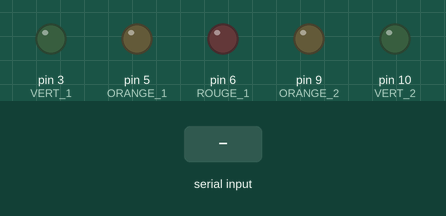
Simulated run of this sketch. Board: Arduino Uno, built with avr-gcc and run on an emulated ATmega328P. On the bench: output pins drawn as LEDs (lit = HIGH). The test bench sets the inputs (shaded band).

Above: at 1.2 s.
1.3 s: "e" received over Serial
At 1.9 s:
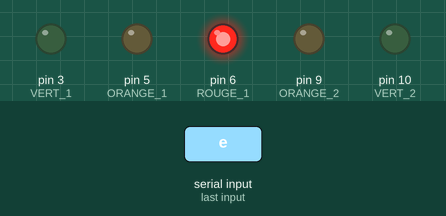
2.8 s: "z" received over Serial
At 3.1 s:
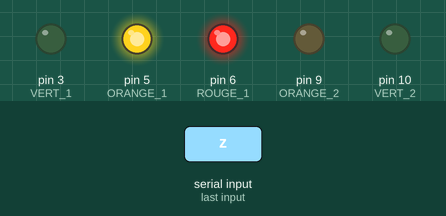
4.3 s: "a" received over Serial
At 5.4 s:
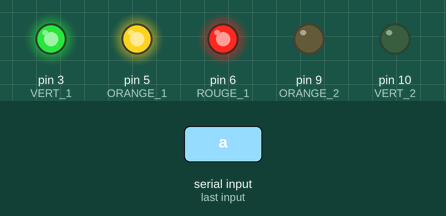
5.8 s: "d" received over Serial
At 6.5 s:
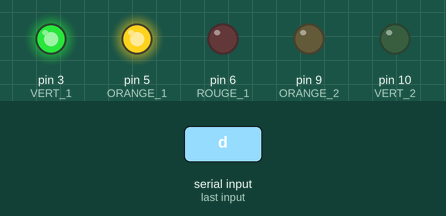
7.3 s: "s" received over Serial
At 7.7 s:
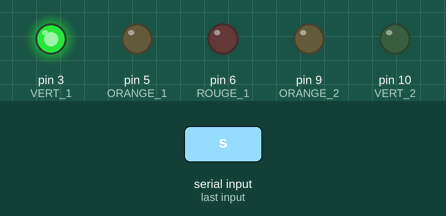
8.8 s: "t" received over Serial
At 10.0 s:
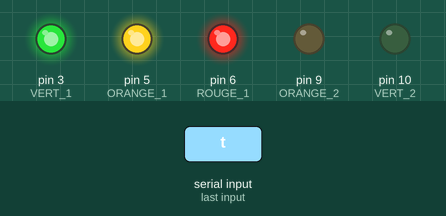
Timing chart, 0 to 11.3 s (numbered marks = the images above; inputs shaded):
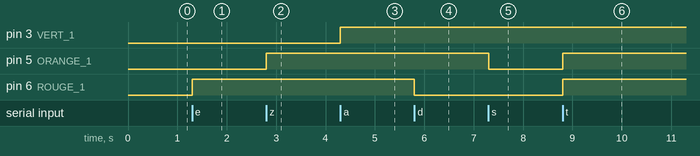

The sketch:

serieLed.ino
```cpp
//Define des constantes de broche
#define ROUGE_1  6
#define ORANGE_1 5
#define VERT_1   3
#define ORANGE_2 9
#define VERT_2   10

void setup()
{
 // begin the serial communication
 Serial.begin(9600);
pinMode(ROUGE_1, OUTPUT); //met la broche en sortie
pinMode(ORANGE_1, OUTPUT); //met la broche en sortie
pinMode(VERT_1, OUTPUT); //met la broche en sortie
pinMode(VERT_2, OUTPUT); //met la broche en sortie
pinMode(ORANGE_2, OUTPUT); //met la broche en sortie

}

void loop()
{
 byte val;

 // regarde si quelque chose se trouve dans le buffer
 if (Serial.available() > 0) {
  char valeur = Serial.read();

  switch(valeur) {
  case 'e':
    analogWrite(ROUGE_1, 255);
    //Serial.print("rouge-1 ON");
    break;

  case 'z':
    analogWrite(ORANGE_1, 255);
    //Serial.print("orange-1 ON");
    break;
  case 'a':
    analogWrite(VERT_1, 255);
    //Serial.print("vert-1 ON");
    break;

      case 't':
    analogWrite(VERT_1, 255);
    analogWrite(ORANGE_1, 255);
    analogWrite(ROUGE_1, 255);
    //Serial.print("rouge-1 ON");
    //Serial.print("orange-1 ON");
    //Serial.print("vert-1 ON");
    break;
          case 'g':
    analogWrite(VERT_1, 0);
    analogWrite(ORANGE_1, 0);
    analogWrite(ROUGE_1, 0);
    break;
   case 'd':
    analogWrite(ROUGE_1, 0);
    break;

  case 's':
    analogWrite(ORANGE_1, 0);
    break;
  case 'q':
    analogWrite(VERT_1, 0);
    break;

  }
 }
}
```

Measured:
- after the input at 1.3 s, pin 6 (ROUGE_1): LOW → HIGH at once
- after the input at 2.8 s, pin 5 (ORANGE_1): LOW → HIGH at once
- after the input at 4.3 s, pin 3 (VERT_1): LOW → HIGH at once
- after the input at 5.8 s, pin 6 (ROUGE_1): HIGH → LOW at once
- after the input at 7.3 s, pin 5 (ORANGE_1): HIGH → LOW at once
- after the input at 8.8 s, pin 5 (ORANGE_1), pin 6 (ROUGE_1): LOW → HIGH at once
